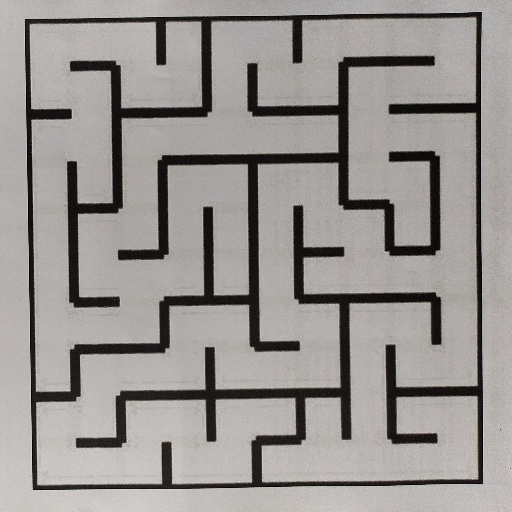
#> input picture test_cases/maze09.jpg, 512 x 512 px, given in place of maze00.jpg, which was not available
$ python 'task_1b(s).py'
#> lines starting #> are read from the running program, lines starting #| are printed output that depends on the picture; after the words box and inside, x2 and y2 are one past the last pixel; in counts of white or black regions, pixels touching at a corner belong together; pictures that were not available may be replaced by others from this repository, and a replacement may not be noted
#> further down, input_img is the input picture: shape (512, 512, 3); mean B, G, R 145.5, 148.5, 152.3
'''
*****************************************************************************************
*
*        		===============================================
*           		Nirikshak Bot (NB) Theme (eYRC 2020-21)
*        		===============================================
*
*  This script is to implement Task 1B of Nirikshak Bot (NB) Theme (eYRC 2020-21).
*
*  This software is made available on an "AS IS WHERE IS BASIS".
*  Licensee/end user indemnifies and will keep e-Yantra indemnified from
*  any and all claim(s) that emanate from the use of the Software or
*  breach of the terms of this agreement.
*
*  e-Yantra - An MHRD project under National Mission on Education using ICT (NMEICT)
*
*****************************************************************************************
'''

# Team ID:			[ Team-ID ]
# Author List:		[ Names of team members worked on this file separated by Comma: Name1, Name2, ... ]
# Filename:			task_1b.py
# Functions:		applyPerspectiveTransform, detectMaze, writeToCsv
# 					[ Comma separated list of functions in this file ]
# Global variables:
# 					[ List of global variables defined in this file ]


####################### IMPORT MODULES #######################
## You are not allowed to make any changes in this section. ##
## You have to implement this task with the three available ##
## modules for this task (numpy, opencv, csv)               ##
##############################################################
import numpy as np
import cv2
import csv
##############################################################


################# ADD UTILITY FUNCTIONS HERE #################
## You can define any utility functions for your code.      ##
## Please add proper comments to ensure that your code is   ##
## readable and easy to understand.                         ##
##############################################################


##############################################################


def applyPerspectiveTransform(input_img):
    """
	Purpose:
	---
	takes a maze test case image as input and applies a Perspective Transfrom on it to isolate the maze

	Input Arguments:
	---
	`input_img` :   [ numpy array ]
		maze image in the form of a numpy array

	Returns:
	---
	`warped_img` :  [ numpy array ]
		resultant warped maze image after applying Perspective Transform

	Example call:
	---
	warped_img = applyPerspectiveTransform(input_img)
	"""
    bgr_img = cv2.cvtColor(input_img, cv2.COLOR_BGR2GRAY)
    ret,mask = cv2.threshold(bgr_img,100,255,cv2.THRESH_BINARY)
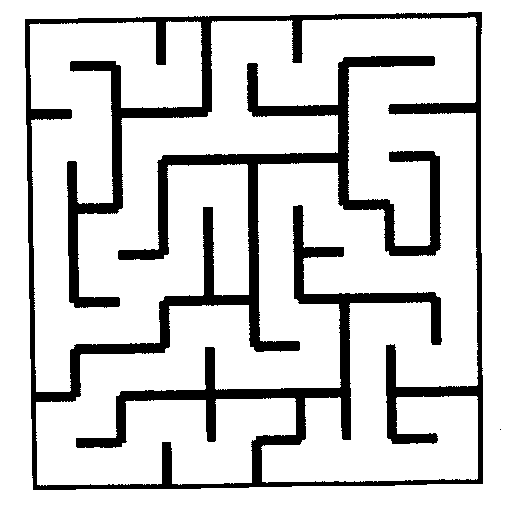
#> mask: shape (512, 512); 83% white; 2 black regions (1 under 20 px)
   # cv2.imshow("task", mask)
   # cv2.imshow("bgr", bgr_img)
	##############	ADD YOUR CODE HERE	##############

    contours, heirarchy = cv2.findContours(mask, cv2.RETR_TREE, cv2.CHAIN_APPROX_SIMPLE)
#> contours = 4 contours, 1 with area under 20; largest, box (x1, y1, x2, y2) and area: (0, 0, 512, 512) 261121, (24, 11, 484, 491) 214520, (29, 17, 478, 486) 164484
    if len(contours)!=0:
        bigcvt = contours[0]
#> bigcvt = [[0, 0], [0, 511], [511, 511], [511, 0]]
        areas = []
        maxarea = 0

    #Isolating the biggest contour
    for cvt in contours:
        area = cv2.contourArea(cvt)
        areas.append(area)
#> this loop made 4 passes
#> area on passes 3 to 4: 214520, 164483.5
#> (cvt, area) on pass 1: ([[0, 0], [0, 511], [511, 511], [511, 0]], 261121)
#> after the loop, areas = [261121, 2, 214520, 164483.5]

    for cvt in contours:
        area = cv2.contourArea(cvt)
        #print(area)
        areas.append(area)
        if area>maxarea and area!= max(areas):
            bigcvt = cvt
            maxarea = area
#> this loop made 4 passes
#> (area, maxarea) on pass 3: (214520, 214520)
#> after the loop, areas = [261121, 2, 214520, 164483.5, 261121, 2, 214520, 164483.5]; bigcvt = contour of 114 points, box (x1, y1, x2, y2) (24, 11, 484, 491), area 214520; maxarea = 214520

    max_xplusy = 0
    for i in range(len(bigcvt)):
        if (bigcvt[i][0][0] + bigcvt[i][0][1]) > max_xplusy:
            max_xplusy = (bigcvt[i][0][0] + bigcvt[i][0][1])
            index_lr = i
#> this loop made 114 passes
#> max_xplusy on passes 1, 3, 4, 5, 7, 8, 10, 11, 13, 14, 15, 16: 479, 492, 494, 509, 511, 512, 514, 515, 733, 735, 849, 851
#> after the loop, index_lr = 21; max_xplusy = 966
    min_xplusy = max_xplusy
#> min_xplusy = 966
    for i in range(len(bigcvt)):
        if (bigcvt[i][0][0] + bigcvt[i][0][1]) < min_xplusy:
            min_xplusy = (bigcvt[i][0][0] + bigcvt[i][0][1])
            index_ul = i
#> this loop made 114 passes
#> min_xplusy on passes 1, 42, 43, 44, 45, 46, 47, 48, 49, 50, 51, 52: 479, 450, 448, 389, 387, 328, 326, 271, 269, 208, 206, 151
#> after the loop, index_ul = 55; min_xplusy = 43
    max_yminusx = 0
    for i in range(len(bigcvt)):
        if (-bigcvt[i][0][0] + bigcvt[i][0][1]) > max_yminusx:
            max_yminusx = (-bigcvt[i][0][0] + bigcvt[i][0][1])
            index_ll = i
#> this loop made 114 passes
#> max_yminusx on passes 23 to 34: 2, 57, 59, 90, 92, 194, 196, 238, 240, 287, 289, 413
#> after the loop, index_ll = 35; max_yminusx = 457
    max_xminusy = 0
    for i in range(len(bigcvt)):
        if (bigcvt[i][0][0] - bigcvt[i][0][1]) > max_xminusy:
            max_xminusy = (bigcvt[i][0][0] - bigcvt[i][0][1])
            index_ur = i
#> this loop made 114 passes
#> max_xminusy on passes 1 to 3: 455, 457, 470
#> after the loop, index_ur = 2; max_xminusy = 470
    # [5 lines of commented-out code are left out]

    width,height = 500,500
    pts1 = np.float32([[586,45],[788,163],[411,348],[615,464]])
    pts1 = np.float32([bigcvt[index_ul], bigcvt[index_ur], bigcvt[index_ll], bigcvt[index_lr]])
#> pts1 = [[24, 19], [481, 11], [33, 490], [483, 483]]
    pts2 = np.float32([[0,0],[width,0],[0,height],[width,height]])
    matrix = cv2.getPerspectiveTransform(pts1,pts2)
#> matrix = [[1.1, -0.0209, -25.89], [0.0183, 1.04, -20.28], [3.57e-06, -3.26e-05, 1]]
    imgOutput = cv2.warpPerspective(input_img,matrix,(width,height))
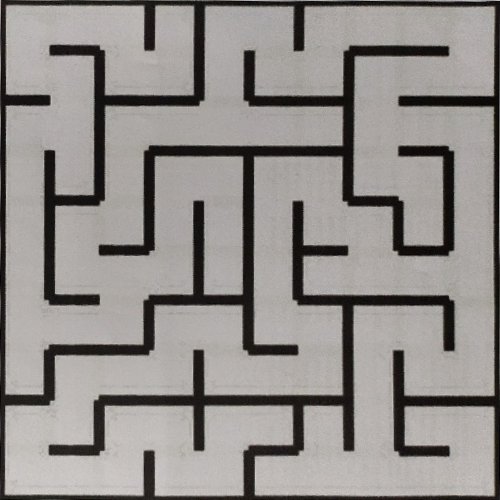
#> imgOutput: shape (500, 500, 3); mean B, G, R 138.7, 141.6, 145.5

    #cv2.imshow("warp", imgOutput)
    #cv2.waitKey(0)
    warped_img = imgOutput
	##################################################
    return warped_img


def detectMaze(warped_img):
    """
	Purpose:
	---
	takes the warped maze image as input and returns the maze encoded in form of a 2D array

	Input Arguments:
	---
	`warped_img` :    [ numpy array ]
		resultant warped maze image after applying Perspective Transform

	Returns:
	---
	`maze_array` :    [ nested list of lists ]
		encoded maze in the form of a 2D array

	Example call:
	---
	maze_array = detectMaze(warped_img)
	"""
    maze_array = []
	##############	ADD YOUR CODE HERE	##############
    for j in range(10):
        row_list = []
        for i in range(10):
            num = 0
            roi = warped_img[j*50:(j+1)*50, i*50:(i+1)*50]
            roi = cv2.cvtColor(roi, cv2.COLOR_BGR2GRAY)
            ret,mask = cv2.threshold(roi,100,255,cv2.THRESH_BINARY)
            if mask[1, 24] == 0:
                num = num + 2
            if mask[24, 1] == 0:
                num = num + 1
            if mask[24, 48] == 0:
                num = num + 4
            if mask[48, 24] == 0:
                num = num + 8
            row_list.append(num)
            #cv2.imshow("mask", mask)
            #cv2.waitKey(0)
        maze_array.append(row_list)
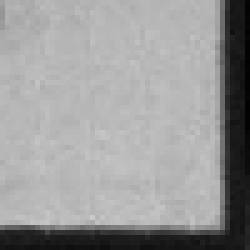
#> roi: shape (50, 50) (shown 5 times larger); min 2, max 202, mean 153.8
#> after the loop, maze_array = 10 items, first 6: [3, 10, 6, 7, 3, 6, 3, 10, 10, 4], [9, 6, 9, 12, 5, 9, 12, 3, 10, 12], [3, 4, 3, 10, 8, 10, 14, 1, 10, 6], [5, 13, 5, 3, 6, 3, 6, 9, 6, 5], [5, 3, 12, 5, 5, 5, 9, 6, 13, 5], [5, 9, 2, 12, 13, 5, 11, 8, 10, 4]

	##################################################
    return maze_array


# NOTE:	YOU ARE NOT ALLOWED TO MAKE ANY CHANGE TO THIS FUNCTION
def writeToCsv(csv_file_path, maze_array):

	"""
	Purpose:
	---
	takes the encoded maze array and csv file name as input and writes the encoded maze array to the csv file

	Input Arguments:
	---
	`csv_file_path` :	[ str ]
		file path with name for csv file to write

	`maze_array` :		[ nested list of lists ]
		encoded maze in the form of a 2D array

	Example call:
	---
	warped_img = writeToCsv('test_cases/maze00.csv', maze_array)
	"""

	with open(csv_file_path, 'w', newline='') as file:
		writer = csv.writer(file)
		writer.writerows(maze_array)


# NOTE:	YOU ARE NOT ALLOWED TO MAKE ANY CHANGE TO THIS FUNCTION
#
# Function Name:    main
#        Inputs:    None
#       Outputs:    None
#       Purpose:    This part of the code is only for testing your solution. The function first takes 'maze00.jpg'
# 					as input, applies Perspective Transform by calling applyPerspectiveTransform function,
# 					encodes the maze input in form of 2D array by calling detectMaze function and writes this data to csv file
# 					by calling writeToCsv function, it then asks the user whether to repeat the same on all maze images
# 					present in 'test_cases' folder or not. Write your solution ONLY in the space provided in the above
# 					applyPerspectiveTransform and detectMaze functions.

if __name__ == "__main__":

	# path directory of images in 'test_cases' folder
	img_dir_path = 'test_cases/'

	# path to 'maze00.jpg' image file
	file_num = 0
	img_file_path = img_dir_path + 'maze0' + str(file_num) + '.jpg'

	print('\n============================================')
	print('\nFor maze0' + str(file_num) + '.jpg')

    # path for 'maze00.csv' output file
	csv_file_path = img_dir_path + 'maze0' + str(file_num) + '.csv'

	# read the 'maze00.jpg' image file
	input_img = cv2.imread(img_file_path)

	# get the resultant warped maze image after applying Perspective Transform
	warped_img = applyPerspectiveTransform(input_img)

	if type(warped_img) is np.ndarray:

		# get the encoded maze in the form of a 2D array
		maze_array = detectMaze(warped_img)

		if (type(maze_array) is list) and (len(maze_array) == 10):

			print('\nEncoded Maze Array = %s' % (maze_array))
#> (printed output is left out)
			print('\n============================================')

			# writes the encoded maze array to the csv file
			writeToCsv(csv_file_path, maze_array)

			cv2.imshow('warped_img_0' + str(file_num), warped_img)
			cv2.waitKey(0)
			cv2.destroyAllWindows()

		else:

			print('\n[ERROR] maze_array returned by detectMaze function is not complete. Check the function in code.\n')
			exit()

	else:

		print('\n[ERROR] applyPerspectiveTransform function is not returning the warped maze image in expected format! Check the function in code.\n')
		exit()

	choice = input('\nDo you want to run your script on all maze images ? => "y" or "n": ')
#> the answer given: test_cases/maze09.jpg

	if choice == 'y':

		for file_num in range(1, 10):

			# path to image file
			img_file_path = img_dir_path + 'maze0' + str(file_num) + '.jpg'

			print('\n============================================')
			print('\nFor maze0' + str(file_num) + '.jpg')

			# path for csv output file
			csv_file_path = img_dir_path + 'maze0' + str(file_num) + '.csv'

			# read the image file
			input_img = cv2.imread(img_file_path)

			# get the resultant warped maze image after applying Perspective Transform
			warped_img = applyPerspectiveTransform(input_img)

			if type(warped_img) is np.ndarray:

				# get the encoded maze in the form of a 2D array
				maze_array = detectMaze(warped_img)

				if (type(maze_array) is list) and (len(maze_array) == 10):

					print('\nEncoded Maze Array = %s' % (maze_array))
					print('\n============================================')

					# writes the encoded maze array to the csv file
					writeToCsv(csv_file_path, maze_array)

					cv2.imshow('warped_img_0' + str(file_num), warped_img)
					cv2.waitKey(0)
					cv2.destroyAllWindows()

				else:

					print('\n[ERROR] maze_array returned by detectMaze function is not complete. Check the function in code.\n')
					exit()

			else:

				print('\n[ERROR] applyPerspectiveTransform function is not returning the warped maze image in expected format! Check the function in code.\n')
				exit()

	else:

		print('')
